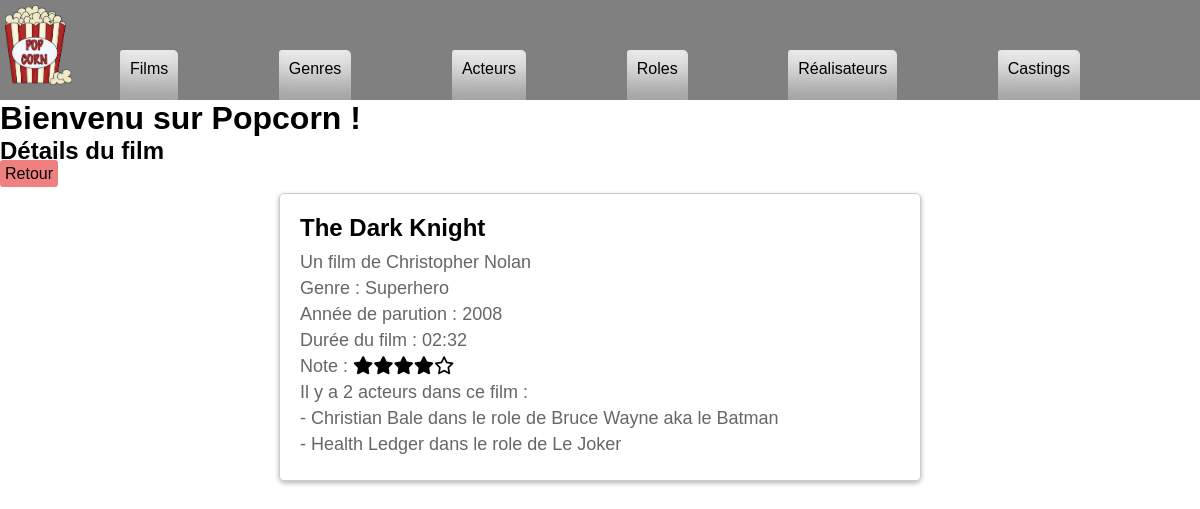
The page /index.php?action=detailsMovie&id=1 on the database its author committed.
### tables this page shows
CREATE TABLE IF NOT EXISTS `movie` (
  `id_movie` int NOT NULL AUTO_INCREMENT,
  `movie_name` varchar(50) DEFAULT NULL,
  `release_year` year DEFAULT NULL,
  `movie_length` time DEFAULT NULL,
  `synopsis` longtext,
  `url_img` longtext,
  `genre_id` int DEFAULT NULL,
  `director_id` int DEFAULT NULL,
  `note` int DEFAULT NULL,
  PRIMARY KEY (`id_movie`),
  KEY `FK1_movie_genre` (`genre_id`),
  KEY `FK2_movie_director` (`director_id`),
  CONSTRAINT `FK1_movie_genre` FOREIGN KEY (`genre_id`) REFERENCES `genre` (`id_genre`),
  CONSTRAINT `FK2_movie_director` FOREIGN KEY (`director_id`) REFERENCES `director` (`id_director`)
);

CREATE TABLE IF NOT EXISTS `director` (
  `id_director` int NOT NULL AUTO_INCREMENT,
  `firstname` varchar(50) DEFAULT NULL,
  `lastname` varchar(50) DEFAULT NULL,
  `sexe` varchar(10) DEFAULT NULL,
  `birthdate` date DEFAULT NULL,
  PRIMARY KEY (`id_director`)
);

CREATE TABLE IF NOT EXISTS `genre` (
  `id_genre` int NOT NULL AUTO_INCREMENT,
  `genre_name` varchar(50) DEFAULT NULL,
  PRIMARY KEY (`id_genre`)
);

CREATE TABLE IF NOT EXISTS `actor` (
  `id_actor` int NOT NULL AUTO_INCREMENT,
  `firstname` varchar(100) DEFAULT NULL,
  `lastname` varchar(100) DEFAULT NULL,
  `sexe` varchar(50) DEFAULT NULL,
  `birthdate` date DEFAULT NULL,
  PRIMARY KEY (`id_actor`)
);

CREATE TABLE IF NOT EXISTS `role` (
  `id_role` int NOT NULL AUTO_INCREMENT,
  `role_name` varchar(50) DEFAULT NULL,
  PRIMARY KEY (`id_role`)
);

### controller/CinemaController.php (called while the page is built, shortened)
<?php
class CinemaController
{
	public function detailsMovie($id_movie)
	{
		$pdo = Connect::connectToDb();
		$request_film = $pdo->prepare("
			SELECT movie_name, release_year, DATE_FORMAT(movie_length, '%H:%i') AS movie_length, synopsis, genre_name, d.firstname AS dir_firstname, d.lastname AS dir_lastname, note
			FROM movie m
			INNER JOIN director d ON m.director_id = d.id_director
			INNER JOIN genre g ON g.id_genre = m.genre_id
			WHERE  m.id_movie = :id_movie
    	");
		$request_film->execute(["id_movie" => $id_movie]);
		$request_casting = $pdo->prepare("
			SELECT firstname, lastname, role_name
			FROM actor a
			INNER JOIN casting c ON c.actor_id = a.id_actor
			INNER JOIN role r ON r.id_role = c.role_id
			INNER JOIN movie m ON m.id_movie = c.movie_id
			WHERE c.movie_id = :id_movie
    	");
		$request_casting->execute(["id_movie" => $id_movie]);
		require "view/detailsMovie.php";
	}
}

### view/detailsMovie.php (the view, shortened to what this page needs)
<?php
$movie = $request_film->fetch();
?>
<a href="index.php?action=listMovies" class="button">Retour</a>
<div class="movie-card-list">
		<div class="movie-card-detail">
			<span><?= $movie["movie_name"] ?></span>
			<span>Un film de <?= $movie["dir_firstname"]." ".$movie["dir_lastname"] ?></span>
			<span>Genre : <?= ucfirst($movie["genre_name"]) ?></span>
			<span>Année de parution : <?= $movie["release_year"] ?></span>
			<span>Durée du film : <?= $movie["movie_length"] ?></span>
			<span>Note : <?php $times = $movie["note"];
			echo str_repeat("<i class='fa-solid fa-star'></i>", $times);
			echo str_repeat("<i class='fa-regular fa-star'></i>", 5-$times); ?>
			</span>
			<?php
			if($request_casting->rowCount()>0){ ?>
			<span>Il y a <?php echo $request_casting->rowCount() ?> acteurs dans ce film : </span>
			<?php foreach($request_casting->fetchAll() as $casting){ ?>
				<span> - <?= $casting["firstname"]." ". $casting["lastname"]." dans le role de ".$casting["role_name"] ?></span>
			<?php } }
			else{ ?>
			<span class="error">Ce film ne possède pas d'acteurs.</span>
			<?php };?>
		</div>
</div>
<?php
require "view/template.php";

### style.css (style rules this page uses)
* { margin: 0; padding: 0; color: black; font-family: "Poppins", sans-serif; }
:root { --main-color: gray; --light-gray: rgb(238, 238, 238); }
a { text-decoration: none; }
.movie-card-list { display: flex; flex-direction: column; align-items: center; }
.movie-card-detail { width: 100%; max-width: 600px; margin: 10px; padding: 20px; border: 1px solid #ccc; border-radius: 5px; box-shadow: 0 2px 5px rgba(0, 0, 0, 0.3); transition: box-shadow 0.3s ease; }
.movie-card-detail span:first-child { display: block; font-size: 24px; font-weight: bold; margin-bottom: 10px; }
.movie-card-detail span:not(:first-child) { display: block; font-size: 18px; color: #666; margin-bottom: 5px; }
.button { background-color: lightcoral; border-radius: 3px; padding: 5px; }

### rows shown on the page
movie: movie_name "The Dark Knight", director.firstname "Christopher", director.lastname "Nolan", genre.genre_name "Superhero", release_year "2008"
actor: firstname "Christian", lastname "Bale", role.role_name "Bruce Wayne aka le Batman"
actor: firstname "Health", lastname "Ledger", role.role_name "Le Joker"

### other values the page prints
$secondary_title "Détails du film"
$movie["movie_length"] "02:32"
$request_casting->rowCount() "2"
